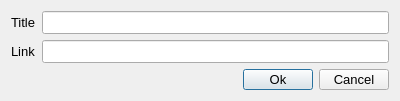
<?xml version="1.0" encoding="UTF-8"?>
<ui version="4.0">
 <class>insertLinkDialog</class>
 <widget class="QDialog" name="insertLinkDialog">
  <property name="geometry">
   <rect>
    <x>0</x>
    <y>0</y>
    <width>400</width>
    <height>101</height>
   </rect>
  </property>
  <property name="font">
   <font>
    <family>Segoe UI</family>
    <pointsize>10</pointsize>
   </font>
  </property>
  <property name="windowTitle">
   <string>Insert Link</string>
  </property>
  <property name="windowIcon">
   <iconset resource="images.qrc">
    <normaloff>:/icons/link_icon.png</normaloff>:/icons/link_icon.png</iconset>
  </property>
  <layout class="QHBoxLayout" name="horizontalLayout">
   <item>
    <layout class="QGridLayout" name="gridLayout">
     <item row="1" column="0">
      <widget class="QLabel" name="labelLink">
       <property name="text">
        <string>Link</string>
       </property>
      </widget>
     </item>
     <item row="2" column="1">
      <layout class="QHBoxLayout" name="horLayButtons">
       <item>
        <spacer name="horizontalSpacer">
         <property name="orientation">
          <enum>Qt::Horizontal</enum>
         </property>
         <property name="sizeHint" stdset="0">
          <size>
           <width>40</width>
           <height>20</height>
          </size>
         </property>
        </spacer>
       </item>
       <item>
        <widget class="QPushButton" name="buttonOk">
         <property name="minimumSize">
          <size>
           <width>70</width>
           <height>20</height>
          </size>
         </property>
         <property name="maximumSize">
          <size>
           <width>70</width>
           <height>16777215</height>
          </size>
         </property>
         <property name="cursor">
          <cursorShape>PointingHandCursor</cursorShape>
         </property>
         <property name="text">
          <string>Ok</string>
         </property>
        </widget>
       </item>
       <item>
        <widget class="QPushButton" name="buttonCancel">
         <property name="minimumSize">
          <size>
           <width>70</width>
           <height>20</height>
          </size>
         </property>
         <property name="maximumSize">
          <size>
           <width>70</width>
           <height>16777215</height>
          </size>
         </property>
         <property name="cursor">
          <cursorShape>PointingHandCursor</cursorShape>
         </property>
         <property name="text">
          <string>Cancel</string>
         </property>
        </widget>
       </item>
      </layout>
     </item>
     <item row="0" column="0">
      <widget class="QLabel" name="labelTitle">
       <property name="text">
        <string>Title</string>
       </property>
      </widget>
     </item>
     <item row="0" column="1">
      <widget class="QLineEdit" name="textTitle"/>
     </item>
     <item row="1" column="1">
      <widget class="QLineEdit" name="textLink"/>
     </item>
    </layout>
   </item>
  </layout>
 </widget>
 <resources>
  <include location="images.qrc"/>
 </resources>
 <connections/>
</ui>
